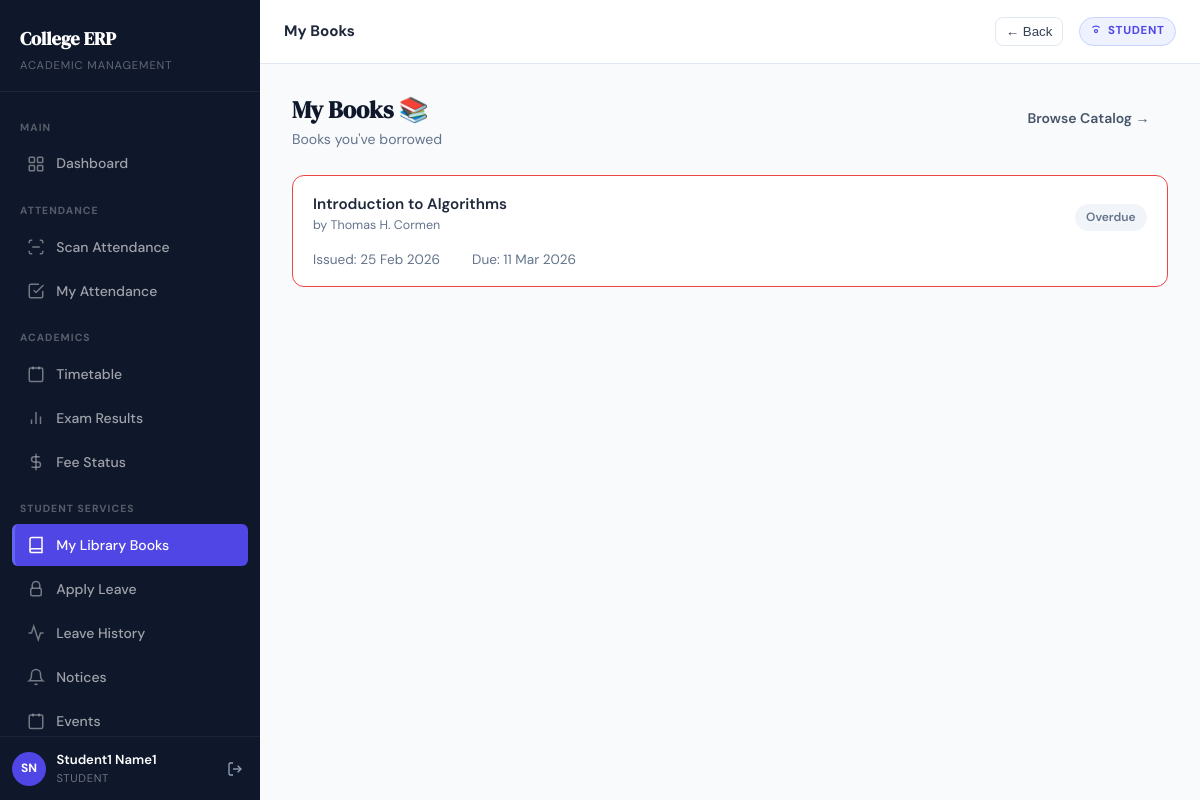
/library/my-books/ (signed in), run on the app's committed database.
### apps/accounts/models.py (models this page shows, shortened)
class CustomUser(AbstractUser):
    first_name    = models.CharField(max_length=100)
    last_name     = models.CharField(max_length=100)
    email         = models.EmailField(unique=True)
    mobile_number = models.CharField(max_length=10, unique=True, null=True, blank=True)
    role          = models.CharField(max_length=20, choices=Role.choices)
    is_verified   = models.BooleanField(default=False)
    is_approved   = models.BooleanField(default=False)
    class Meta:
        indexes = [
            models.Index(fields=["role"]),
            models.Index(fields=["is_approved"]),
        ]
    @property
    def full_name(self):
        return f"{self.first_name} {self.last_name}".strip() or self.username

### apps/library/models.py (models this page shows, shortened)
class BookIssue(TimeStampedModel):
    book = models.ForeignKey(
        Book, on_delete=models.CASCADE, related_name="issues"
    )
    borrower = models.ForeignKey(
        settings.AUTH_USER_MODEL, on_delete=models.CASCADE, related_name="book_issues"
    )
    issue_date = models.DateField(default=timezone.now)
    due_date = models.DateField()
    return_date = models.DateField(null=True, blank=True)
    fine_amount = models.DecimalField(max_digits=8, decimal_places=2, default=0)
    status = models.CharField(max_length=20, choices=ISSUE_STATUS_CHOICES, default="ISSUED")
    class Meta:
        ordering = ["-issue_date"]
    @property
    def is_overdue(self):
        if self.status == "RETURNED":
            return False
        return timezone.now().date() > self.due_date

class Book(TimeStampedModel):
    title = models.CharField(max_length=300)
    author = models.CharField(max_length=200)
    isbn = models.CharField(max_length=20, unique=True, blank=True)
    category = models.ForeignKey(
        BookCategory, on_delete=models.SET_NULL, null=True, blank=True,
        related_name="books"
    )
    publisher = models.CharField(max_length=200, blank=True)
    total_copies = models.PositiveIntegerField(default=1)
    available_copies = models.PositiveIntegerField(default=1)
    class Meta:
        ordering = ["title"]

### apps/library/views.py (the view)
# urls.py: path("my-books/",             views.my_books,      name="my_books"),
@login_required
def my_books(request):
    issues = BookIssue.objects.filter(
        borrower=request.user
    ).select_related("book").order_by("-issue_date")
    return render(request, "library/my_books.html", {
        "issues": issues,
    })

### templates/library/my_books.html (shortened to what this page needs)
{% extends "base.html" %}
{% block topbar_title %}My Books{% endblock %}
{% block content %}
<div class="page-header fade-in-up">
    <div>
        <div class="page-header-title">My Books 📚</div>
        <div class="page-header-subtitle">Books you've borrowed</div>
    </div>
    <a href="{% url 'book_catalog' %}" class="btn btn-outline">Browse Catalog →</a>
</div>
{% if issues %}
<div class="fade-in-up">
    {% for i in issues %}
    <div class="attendance-row" {% if i.is_overdue %}style="border-color:var(--danger)" {% endif %}>
        <div class="attendance-row-header">
            <div>
                <div class="attendance-subject">{{ i.book.title }}</div>
                <div class="attendance-meta">by {{ i.book.author }}</div>
            </div>
            <span
                class="status-badge {% if i.status == 'RETURNED' %}open{% elif i.is_overdue %}locked{% else %}pending{% endif %}">
                {% if i.status == "RETURNED" %}Returned{% elif i.is_overdue %}Overdue{% else %}Issued{% endif %}
            </span>
        </div>
        <div style="display:flex;gap:2rem;font-size:.85rem;color:var(--gray-500)">
            <span>Issued: {{ i.issue_date|date:"d M Y" }}</span>
            <span>Due: {{ i.due_date|date:"d M Y" }}</span>
        </div>
    </div>
    {% endfor %}
</div>
{% else %}
<div class="alert alert-info fade-in-up">📚 You haven't borrowed any books.</div>
{% endif %}
{% endblock %}

### templates/base.html (shortened to what this page needs)
{% load static %}
<!DOCTYPE html>
<html lang="en">
<head>
  <link rel="stylesheet" href="{% static 'css/style.css' %}">
</head>
<body>
{% if request.user.is_authenticated %}
<div class="app-shell">
  <aside class="sidebar" id="sidebar">
    <div class="sidebar-logo">
      <a href="{% url 'dashboard' %}" class="sidebar-logo-text">College ERP</a>
      <div class="sidebar-logo-sub">Academic Management</div>
    </div>
    <nav class="sidebar-nav">
      <div class="sidebar-section-label">Main</div>
      <a href="{% url 'dashboard' %}"
         class="sidebar-link {% if request.resolver_match.url_name == 'dashboard' %}active{% endif %}">
        <svg viewBox="0 0 24 24" fill="none" stroke="currentColor" stroke-width="2">
          <rect x="3" y="3" width="7" height="7" rx="1"/><rect x="14" y="3" width="7" height="7" rx="1"/>
          <rect x="14" y="14" width="7" height="7" rx="1"/><rect x="3" y="14" width="7" height="7" rx="1"/>
        </svg>
        Dashboard
      </a>
      {% if request.user.role == "STUDENT" %}
      <div class="sidebar-section-label">Attendance</div>
      <a href="{% url 'scan_attendance' %}"
         class="sidebar-link {% if request.resolver_match.url_name == 'scan_attendance' %}active{% endif %}">
        <svg viewBox="0 0 24 24" fill="none" stroke="currentColor" stroke-width="2">
          <path d="M3 7V5a2 2 0 0 1 2-2h2"/><path d="M21 7V5a2 2 0 0 0-2-2h-2"/>
          <path d="M3 17v2a2 2 0 0 0 2 2h2"/><path d="M21 17v2a2 2 0 0 1-2 2h-2"/>
          <line x1="7" y1="12" x2="17" y2="12"/>
        </svg>
        Scan Attendance
      </a>
      <a href="{% url 'my_attendance' %}"
         class="sidebar-link {% if request.resolver_match.url_name == 'my_attendance' %}active{% endif %}">
        <svg viewBox="0 0 24 24" fill="none" stroke="currentColor" stroke-width="2">
          <polyline points="9 11 12 14 22 4"/><path d="M21 12v7a2 2 0 0 1-2 2H5a2 2 0 0 1-2-2V5a2 2 0 0 1 2-2h11"/>
        </svg>
        My Attendance
      </a>
      <div class="sidebar-section-label">Academics</div>
      <a href="{% url 'my_timetable' %}"
         class="sidebar-link {% if request.resolver_match.url_name == 'my_timetable' %}active{% endif %}">
        <svg viewBox="0 0 24 24" fill="none" stroke="currentColor" stroke-width="2">
          <rect x="3" y="4" width="18" height="18" rx="2"/><line x1="16" y1="2" x2="16" y2="6"/><line x1="8" y1="2" x2="8" y2="6"/>
        </svg>
        Timetable
      </a>
      <a href="{% url 'my_results' %}"
         class="sidebar-link {% if request.resolver_match.url_name == 'my_results' %}active{% endif %}">
        <svg viewBox="0 0 24 24" fill="none" stroke="currentColor" stroke-width="2">
          <line x1="18" y1="20" x2="18" y2="10"/><line x1="12" y1="20" x2="12" y2="4"/><line x1="6" y1="20" x2="6" y2="14"/>
        </svg>
        Exam Results
      </a>
      <a href="{% url 'my_fees' %}"
         class="sidebar-link {% if request.resolver_match.url_name == 'my_fees' %}active{% endif %}">
        <svg viewBox="0 0 24 24" fill="none" stroke="currentColor" stroke-width="2">
          <line x1="12" y1="1" x2="12" y2="23"/><path d="M17 5H9.5a3.5 3.5 0 0 0 0 7h5a3.5 3.5 0 0 1 0 7H6"/>
        </svg>
        Fee Status
      </a>
      <div class="sidebar-section-label">Student Services</div>
      <a href="{% url 'my_books' %}"
         class="sidebar-link {% if request.resolver_match.url_name == 'my_books' %}active{% endif %}">
        <svg viewBox="0 0 24 24" fill="none" stroke="currentColor" stroke-width="2">
          <path d="M4 19.5A2.5 2.5 0 0 1 6.5 17H20"/><path d="M6.5 2H20v20H6.5A2.5 2.5 0 0 1 4 19.5V4.5A2.5 2.5 0 0 1 6.5 2z"/>
        </svg>
        My Library Books
      </a>
      <a href="{% url 'apply_leave' %}"
         class="sidebar-link {% if request.resolver_match.url_name == 'apply_leave' %}active{% endif %}">
        <svg viewBox="0 0 24 24" fill="none" stroke="currentColor" stroke-width="2">
          <path d="M7 11V7a5 5 0 0 1 10 0v4"/><rect x="5" y="11" width="14" height="10" rx="2"/>
        </svg>
        Apply Leave
      </a>
      <a href="{% url 'leave_history' %}"
         class="sidebar-link {% if request.resolver_match.url_name == 'leave_history' %}active{% endif %}">
        <svg viewBox="0 0 24 24" fill="none" stroke="currentColor" stroke-width="2">
          <polyline points="22 12 18 12 15 21 9 3 6 12 2 12"/>
        </svg>
        Leave History
      </a>
      <a href="{% url 'notice_list' %}"
         class="sidebar-link {% if request.resolver_match.url_name == 'notice_list' %}active{% endif %}">
        <svg viewBox="0 0 24 24" fill="none" stroke="currentColor" stroke-width="2">
          <path d="M18 8a6 6 0 0 0-12 0c0 7-3 9-3 9h18s-3-2-3-9"/><path d="M13.73 21a2 2 0 0 1-3.46 0"/>
        </svg>
        Notices
      </a>
      <a href="{% url 'event_list' %}"
         class="sidebar-link {% if request.resolver_match.url_name == 'event_list' %}active{% endif %}">
        <svg viewBox="0 0 24 24" fill="none" stroke="currentColor" stroke-width="2">
          <rect x="3" y="4" width="18" height="18" rx="2"/><line x1="16" y1="2" x2="16" y2="6"/><line x1="8" y1="2" x2="8" y2="6"/>
        </svg>
        Events
      </a>
      {% endif %}
    </nav>
    <div class="sidebar-footer">
      <div class="sidebar-user">
        <div class="sidebar-avatar">
          {{ request.user.first_name|first|upper }}{{ request.user.last_name|first|upper }}
        </div>
        <div class="sidebar-user-info">
          <div class="sidebar-user-name">{{ request.user.full_name }}</div>
          <div class="sidebar-user-role">{{ request.user.get_role_display }}</div>
        </div>
        <form method="post" action="{% url 'logout' %}" style="margin:0;">
          <button type="submit" class="sidebar-logout" title="Logout" style="border:none;background:transparent;cursor:pointer;">
            <svg width="16" height="16" viewBox="0 0 24 24" fill="none" stroke="currentColor" stroke-width="2">
              <path d="M9 21H5a2 2 0 0 1-2-2V5a2 2 0 0 1 2-2h4"/>
              <polyline points="16 17 21 12 16 7"/><line x1="21" y1="12" x2="9" y2="12"/>
            </svg>
          </button>
        </form>
      </div>
    </div>
  </aside>
  <div class="main-content">
    <header class="topbar">
      <span class="topbar-title">{% block topbar_title %}Dashboard{% endblock %}</span>
      <button
        type="button"
        onclick="if (window.history.length > 1) { window.history.back(); } else { window.location.href='{% url 'dashboard' %}'; }"
        style="margin-left:.75rem;border:1px solid var(--gray-200);background:#fff;border-radius:.5rem;padding:.35rem .6rem;cursor:pointer;color:var(--gray-700);font-weight:500;"
        aria-label="Go back"
        title="Go back"
      >
        ← Back
      </button>
      <span class="topbar-badge">
        <svg width="12" height="12" viewBox="0 0 24 24" fill="none" stroke="currentColor" stroke-width="2.5">
          <circle cx="12" cy="12" r="3"/>
          <path d="M19.07 4.93A10 10 0 0 0 12 2a10 10 0 0 0-7.07 2.93"/>
        </svg>
        {{ request.user.get_role_display }}
      </span>
    </header>
    <main class="page-content">
      {% block content %}{% endblock %}
    </main>
  </div>
</div>
{% else %}
<!-- ════════════════════════════════════════════════════════
     UNAUTHENTICATED LAYOUT (no sidebar)
═════════════════════════════════════════════════════════ -->
{% block outer_content %}{% endblock %}
{% endif %}
</body>
</html>

### data on the page
CustomUser: user.first_name|first "S", user.last_name|first "N", user.full_name "Student1 Name1", user.role "STUDENT"
BookIssue: book "Introduction to Algorithms", book.author "Thomas H. Cormen", status "Overdue", issue_date "25 Feb 2026", due_date "11 Mar 2026"
